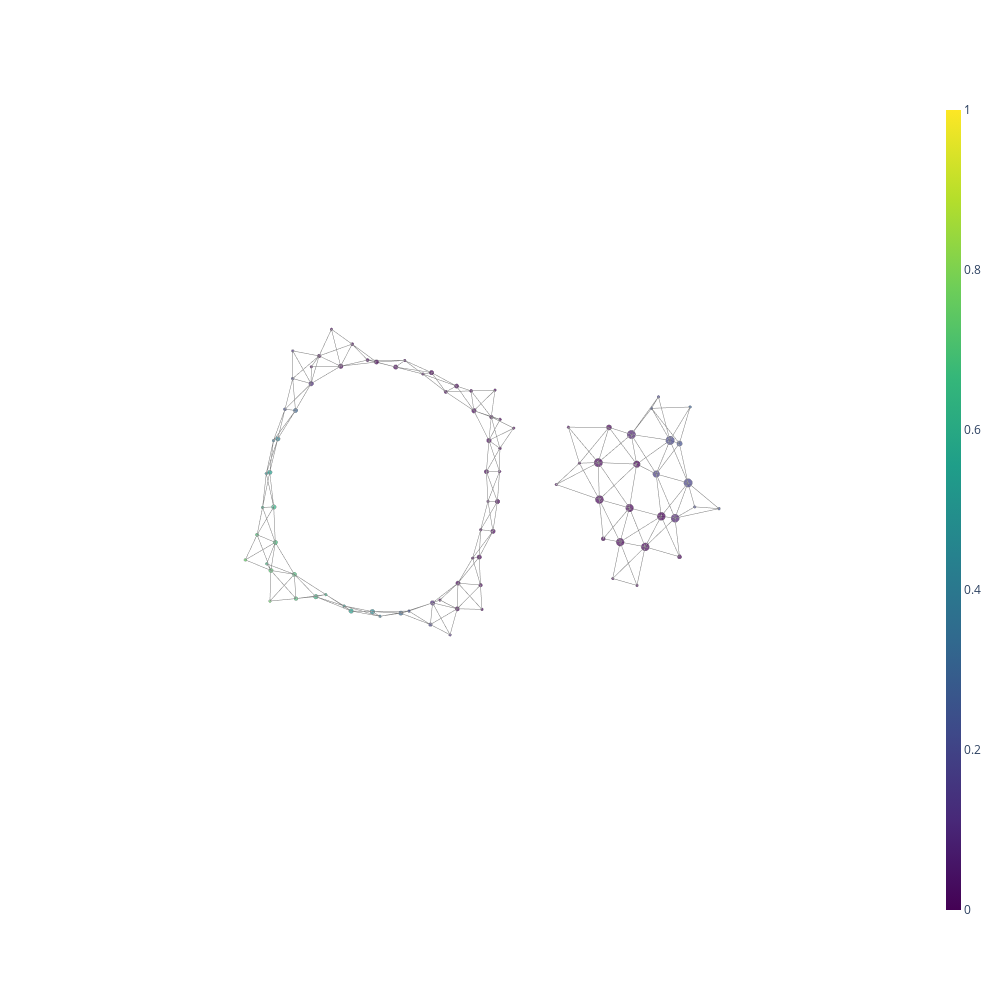

Notebook cell for this chart:
### Markdown cell above
## Visualise 3D Mapper graph

### Code cell
# get cluster member indices
node_elements = graph.vs.get_attribute_values('elements')
# calculate number of members per node
node_sizes = [len(el) for el in node_elements]
# define node coloring by mean value
node_colors = [np.mean(data[el]) for el in node_elements]
# configure choice of layout
layout = graph.layout('kk', dim=3)
# initialise figure
fig = create_network_3d(graph, layout, node_colors, node_scale=12)
# display figure
fig.show()
